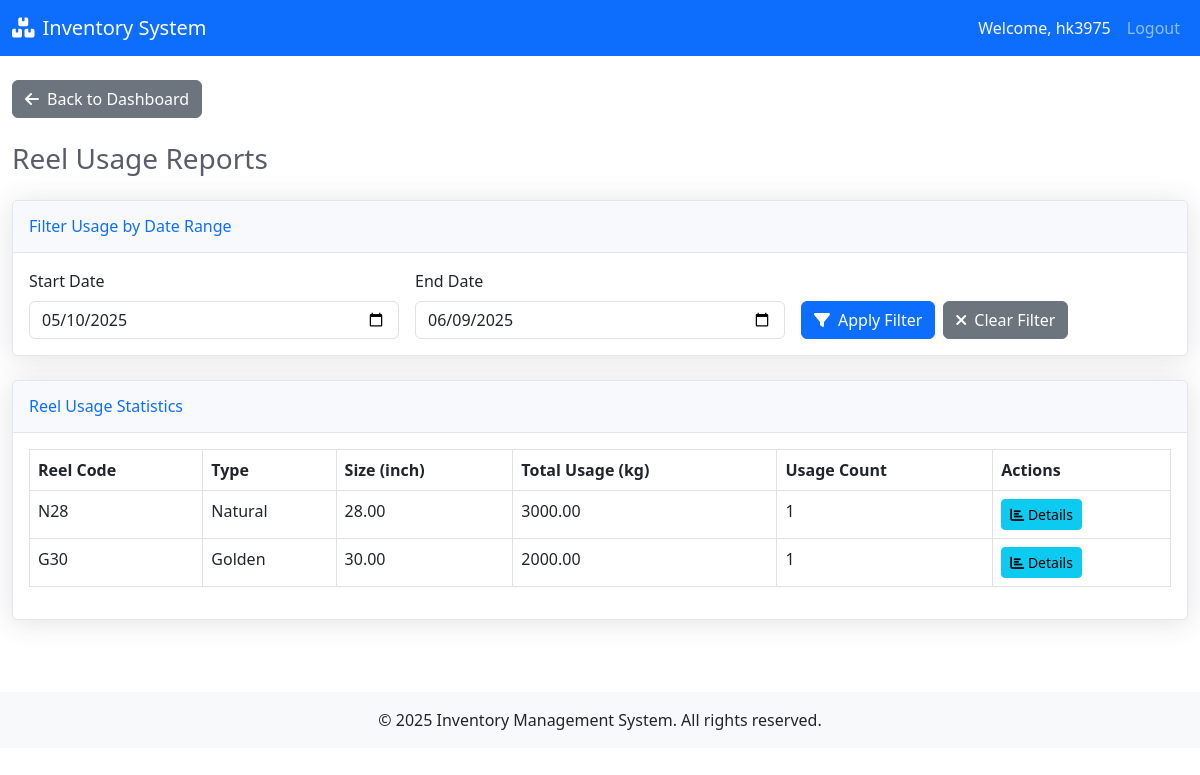
/reports/ (signed in), run on an earlier commit of the app's database.
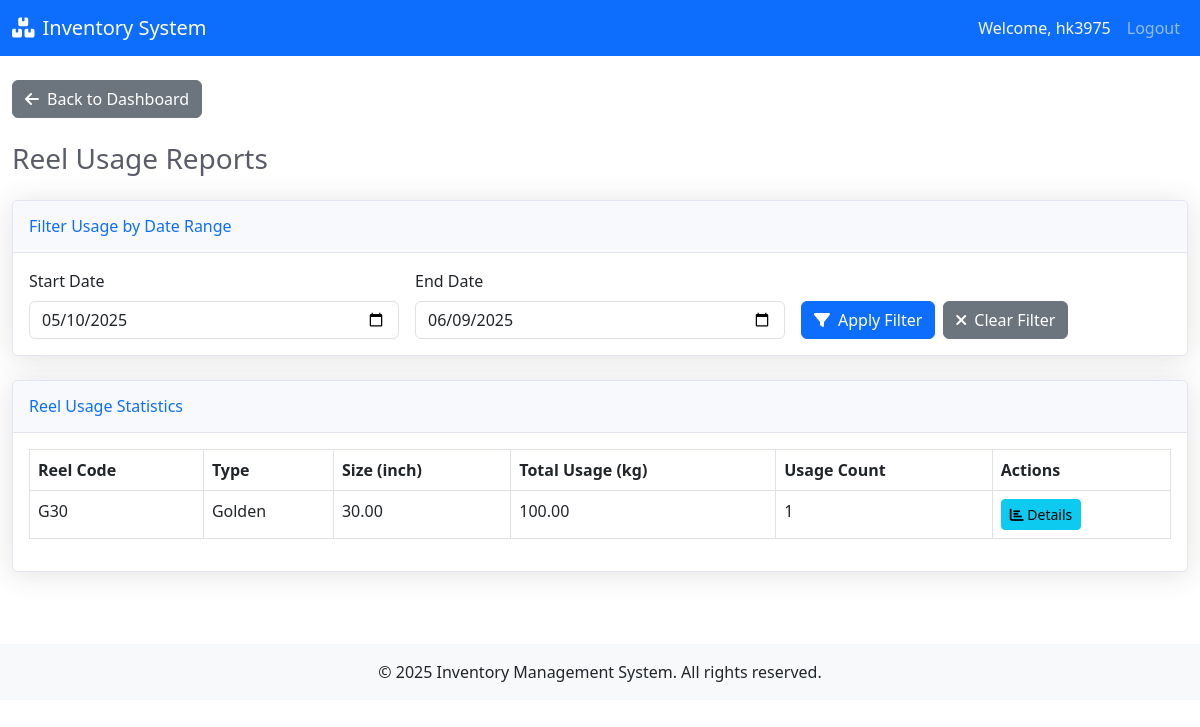
And on a later commit of the database.
### inventory/models.py (models this page shows, shortened)
class Reel(models.Model):
    user = models.ForeignKey(CustomUser, on_delete=models.CASCADE)
    REEL_TYPE_CHOICES = [
        ('natural','Natural'),
        ('golden','Golden'),
    ]
    reel_code = models.CharField(max_length=50, help_text="Code for this reel")
    reel_type = models.CharField(max_length=20, choices=REEL_TYPE_CHOICES, help_text="Type of reel: Natural or Golden")
    size_inch = models.DecimalField(max_digits=5, decimal_places=2, help_text="Size in inch (e.g., 26.00 to 52.00)")
    weight_kg = models.DecimalField(max_digits=10, decimal_places=2, help_text="Weight of the reel in kg")
    current_stock = models.DecimalField(
        max_digits=10, decimal_places=2, default=Decimal("0.00"), editable=True, help_text="Current stock available in kg"
    )
    created_at = models.DateTimeField(null=True, blank=True)
    updated_at = models.DateTimeField(null=True, blank=True)
    class Meta:
        ordering = ['reel_code']

### inventory/views.py (the view)
# urls.py: path('reports/', views.ReportsView.as_view(), name='reports'),
class ReportsView(TemplateView):
    template_name = 'inventory/reports.html'
    def get(self, request, *args, **kwargs):
        user_id = request.session.get('user_id')
        if not user_id:
            return redirect('login')
        reels = Reel.objects.filter(user_id=user_id)
        total_stock = reels.aggregate(Sum('current_stock'))['current_stock__sum'] or 0
        total_reels = reels.count()
        low_stock_count = reels.filter(current_stock__lte=LOW_STOCK_THRESHOLD).count()
        avg_stock = total_stock / total_reels if total_reels else 0
        start_date = request.GET.get('start_date', None)
        end_date = request.GET.get('end_date', None)
        usage_data = DailyUsage.objects.filter(user_id=user_id)
        if start_date:
            usage_data = usage_data.filter(usage_date__gte=start_date)
        if end_date:
            usage_data = usage_data.filter(usage_date__lte=end_date)
        monthly_usage = usage_data.values('usage_date__year', 'usage_date__month').annotate(
            total_used=Sum('used_weight'),
            reel_count=Count('reel', distinct=True)
        ).order_by('usage_date__year', 'usage_date__month')
        reel_usage = usage_data.values(
            'reel__id', 'reel__reel_code', 'reel__reel_type', 'reel__size_inch'
        ).annotate(
            total_usage=Sum('used_weight'),
            usage_count=Count('id')
        ).order_by('-total_usage')
        context = {
            'total_stock': total_stock,
            'total_reels': total_reels,
            'low_stock_count': low_stock_count,
            'avg_stock': avg_stock,
            'monthly_usage': monthly_usage,
            'reel_usage': reel_usage,
            'start_date': start_date,
            'end_date': end_date,
        }
        return render(request, self.template_name, context)

### inventory/templates/inventory/reports.html (shortened to what this page needs)
{% extends 'base.html' %}
{% load static %}
{% block content %}
<div class="container-fluid py-4">
    <div class="mb-4">
        <a href="{% url 'dashboard' %}" class="btn btn-secondary">
            <i class="fas fa-arrow-left me-2"></i>Back to Dashboard
        </a>
    </div>
    <div class="d-flex justify-content-between align-items-center mb-4">
        <h1 class="h3 mb-0 text-gray-800">Reel Usage Reports</h1>
    </div>
    <div class="card shadow mb-4">
        <div class="card-header py-3">
            <h6 class="m-0 font-weight-bold text-primary">Filter Usage by Date Range</h6>
        </div>
        <div class="card-body">
            <form method="get" class="row g-3">
                <div class="col-md-4">
                    <label for="start_date" class="form-label">Start Date</label>
                    <input type="date" class="form-control" id="start_date" name="start_date" value="{{ start_date }}">
                </div>
                <div class="col-md-4">
                    <label for="end_date" class="form-label">End Date</label>
                    <input type="date" class="form-control" id="end_date" name="end_date" value="{{ end_date }}">
                </div>
                <div class="col-md-4 d-flex align-items-end">
                    <button type="submit" class="btn btn-primary me-2">
                        <i class="fas fa-filter me-2"></i>Apply Filter
                    </button>
                    <a href="{% url 'reports' %}" class="btn btn-secondary">
                        <i class="fas fa-times me-2"></i>Clear Filter
                    </a>
                </div>
            </form>
        </div>
    </div>
    <div class="card shadow mb-4">
        <div class="card-header py-3">
            <h6 class="m-0 font-weight-bold text-primary">Reel Usage Statistics</h6>
        </div>
        <div class="card-body">
            <div class="table-responsive">
                <table class="table table-bordered">
                    <thead>
                        <tr>
                            <th>Reel Code</th>
                            <th>Type</th>
                            <th>Size (inch)</th>
                            <th>Total Usage (kg)</th>
                            <th>Usage Count</th>
                            <th>Actions</th>
                        </tr>
                    </thead>
                    <tbody>
                        {% for usage in reel_usage %}
                        <tr>
                            <td>{{ usage.reel__reel_code }}</td>
                            <td>{{ usage.reel__reel_type|title }}</td>
                            <td>{{ usage.reel__size_inch }}</td>
                            <td>{{ usage.total_usage|floatformat:2 }}</td>
                            <td>{{ usage.usage_count }}</td>
                            <td>
                                <a href="{% url 'reel_report' usage.reel__id %}" class="btn btn-info btn-sm">
                                    <i class="fas fa-chart-bar"></i> Details
                                </a>
                            </td>
                        </tr>
                        {% empty %}
                        <tr>
                            <td colspan="6" class="text-center">No usage data found for the selected date range.</td>
                        </tr>
                        {% endfor %}
                    </tbody>
                </table>
            </div>
        </div>
    </div>
</div>
{% endblock %}

What changed in the data, as far as the page shows it:
no longer on this page (row edited): Reel: reel__reel_code "N28", reel__reel_type "Natural", reel__size_inch "28.00", total_usage "3000.00", usage_count "1"
changed Reel "Golden": total_usage "2000.00" → "100.00"
